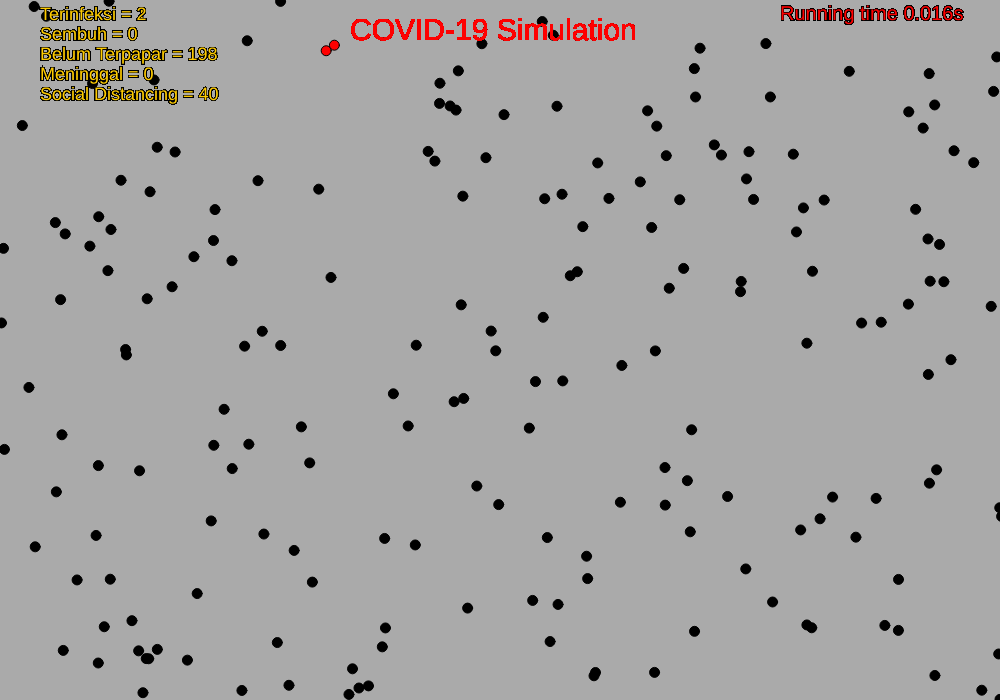
Frame 1 (no input)
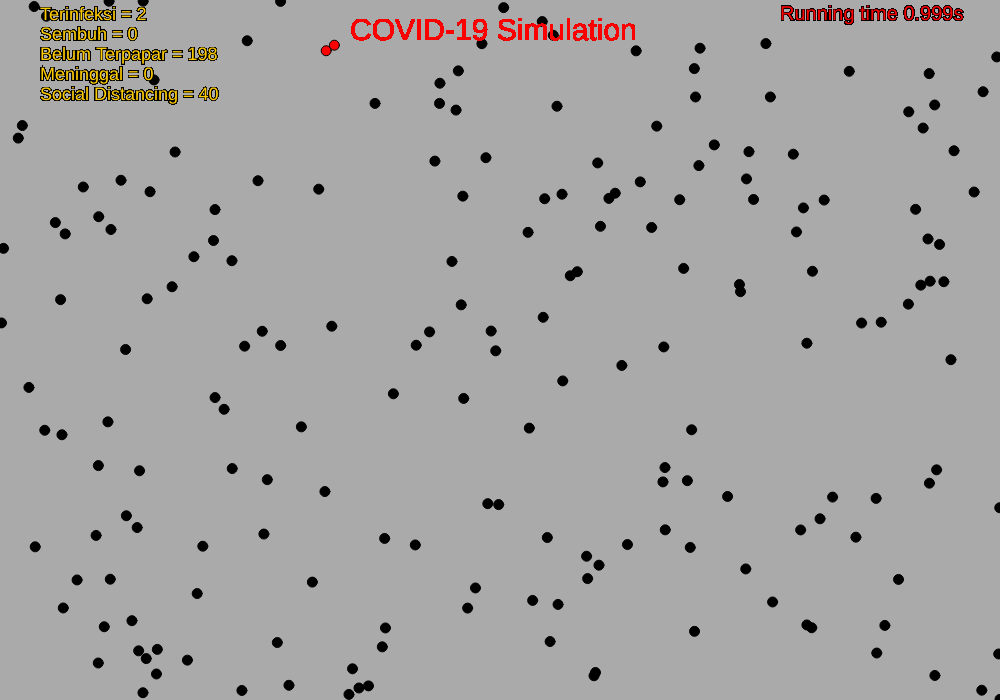
Frame 60 (no input)
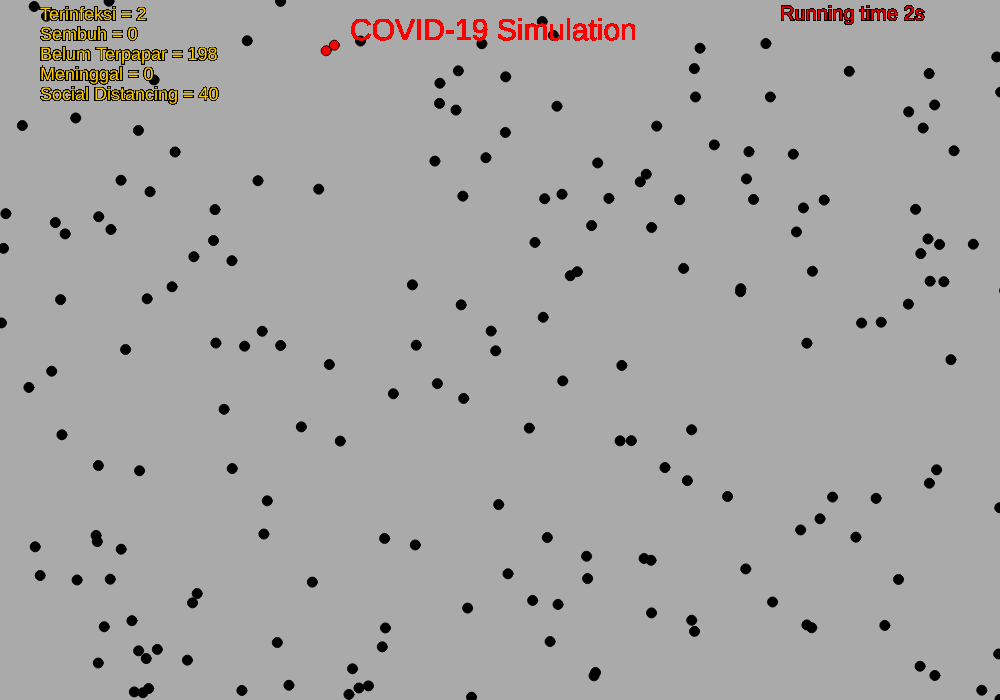
Frame 120 (the mouse pressed at the canvas centre since frame 60)

The p5.js sketch that drew these frames (run headless with seeded random() and noise() and a simulated clock; from frame 60 on, the mouse is pressed at the canvas centre):

// p5.js sketch
// ── sketch.js
let penularan = 0.5; //
let sembuh = 0.001; //on each screen draw
let meninggal = 0.0001; //on each screen draw
let jumlahIndividu = 200; //jumlah individu
let diam = 20; //menentukan diameter dari lingkaran yang merepresentasikan individu/orang
let SocialDistancing = 0.8; //probabilitas individu bergerak
let width=1000;//lebar layar
let height=700;//tinggi layar

let status = {
  "sehat": "#000000",
  "terinfeksi": "#ff0000",
  "sembuh": "#00B000",
  "meninggal": "#000090"
};
let individu = [];

function setup() {
  createCanvas(width,height);
  background(0);
  for (var i = 0; i < jumlahIndividu; i++) {
    individu[i] = new Orang(
      i, //ID number
      random(width), //memulai koordinat x
      random(height), //memulai koordinat y
      random(-8, 8), //memulai kecepatan x
      random(-8, 8), //memulai kecepatan y
      (i > SocialDistancing * jumlahIndividu), //bergerak atau tidak
      individu //individu yang lain
    );
  }
  frameRate(120);
  mouseClicked();
}

function draw() {
  background(170);
  for (i = 0; i < jumlahIndividu; i++) {
    if (individu[i].stat != "meninggal") {
      if (individu[i].moving) {
        individu[i].move();
      }
      individu[i].bertemu();
    }
    if (individu[i].stat == "terinfeksi") {
      if (random() <sembuh) {
        individu[i].stat = "sembuh";
      } else if (random() < meninggal) {
        individu[i].stat = "meninggal";
      }
    }
    individu[i].display();
    textSize(18);
    stroke(0);
    fill(255, 204, 0);
    text("Terinfeksi = " + count() , 40, 20);
    stroke(0);
    fill(255, 204, 0);
    text("Sembuh = "+ pulih() ,40,40);
    stroke(0);
    fill(255, 204, 0);
    text("Belum Terpapar = "+ belumterpapar() ,40,60);
    stroke(0);
    fill(255, 204, 0);
    text("Meninggal = "+ mati() ,40,80);
    fill(255, 204, 0);
    text("Social Distancing = "+ socialDistance() ,40,100);
    textSize(20);
    fill('red');
    text("Running time "+ int(millis())/1000 +"s", 780, 20);
    var ctx = canvas.getContext("2d");
    ctx.font = "30px Arial";
    ctx.fillText("COVID-19 Simulation ", 350, 40);
  }
  if (count()==0) {
    noLoop();
  }
}

function mouseClicked() {
  var thisOne = floor(random(jumlahIndividu));
  individu[thisOne].stat = "terinfeksi";
}

function count() {
  var total = 0;
  for (var i = 0; i < jumlahIndividu; i++) {
    if (individu[i].stat == "terinfeksi") {
      total++;
    }
  }
  return total;
}

function pulih() {
  var total = 0;
  for (var i = 0; i < jumlahIndividu; i++) {
    if (individu[i].stat == "sembuh") {
      total++;
    }
  }
  return total;
}

function mati() {
  var total = 0;
  for (var i = 0; i < jumlahIndividu; i++) {
    if (individu[i].stat == "meninggal") {
      total++;
    }
  }
  return total;
}

function belumterpapar() {
  var total = 0;
  for (var i = 0; i < jumlahIndividu; i++) {
    if (individu[i].stat == "sehat") {
      total++;
    }
  }
  return total;
}
function socialDistance() {
  var total = 0;
  for (var i = 0; i < jumlahIndividu+1; i++) {
    if (i > SocialDistancing * jumlahIndividu) {
      total++;
    }
  }
  return total;
}

class Orang {//untuk membuat sebuah ellipse yang merepresentasikan orang/individu
  constructor(
    id_ = 0,
    x_,
    y_,
    vx_ = random(-10, 10),
    vy_ = random(-10, 10),
    moving_ = true,
    others_= []) {
    this.id = id_;
    this.x = x_;
    this.y = y_;
    this.vx = vx_;
    this.vy = vy_;
    this.moving = moving_;
    this.others = others_;
    this.stat = "sehat";
  }
  move() {
    // rand=random();
    // if(rand<=0.25){
    //     this.pos_x = pos_x + 1;
    // }//down
    // else if(rand<=0.50){ 
    //     this.pos_y = pos_y - 1;
    // }//left
    // else if(rand<=0.75){
    //     this.pos_x = pos_x - 1;
    // }//up
    // else{
    //     this.pos_y = pos_y + 1;
    // }
    if (this.x < 0 || this.x > width) {
      this.vx = -1 * this.vx;
    }
    if (this.y < 0 || this.y > height) {
      this.vy = -1 * this.vy;
    }
    if (random()<=0.25){
        this.x+= this.vx;
    }
    else if (random()<=0.50){
        this.y-= this.vy;
    }
    else if (random()<=0.75){
        this.x-= this.vx;
    }
    else {
        this.y+= this.vy;
    }
  }

  bertemu() {
    for (var i = this.id + 1; i < jumlahIndividu; i++) {
      var dx = this.others[i].x - this.x;
      var dy = this.others[i].y - this.y;
      var dist = sqrt(dx * dx + dy * dy);
      if (dist < 0.5 * diam) {
        if (random() < penularan) {
          if (this.stat == "terinfeksi" && this.others[i].stat == "sehat") {
            this.others[i].stat = "terinfeksi";
          }
          if (this.stat == "sehat" && this.others[i].stat == "terinfeksi") {
            this.stat = "terinfeksi";
          }
        }
      }
    }
  }

  display() {
    fill(color(status[this.stat]));
    ellipse(this.x, this.y, diam / 2, diam / 2);
  }
}
